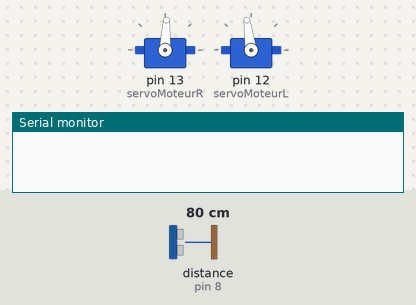
Recording of a sketch running on a simulated Arduino Uno, built with avr-gcc and run on an emulated ATmega328P. On the bench: 2 × servo, the last lines printed to the serial monitor. Wiring (inferred from the names in the program): ultrasonic range finder: trigger pin 9; echo pin 8. The inputs (shaded band) are chosen by the test bench; at power-on: distance to the obstacle (sensor on pin 8) 80 cm. The echo pulse lasts 58.3 µs per cm.

Above: at 1.8 s.
1.9 s: distance to the obstacle (sensor on pin 8) set to 2 cm
At 2.8 s:
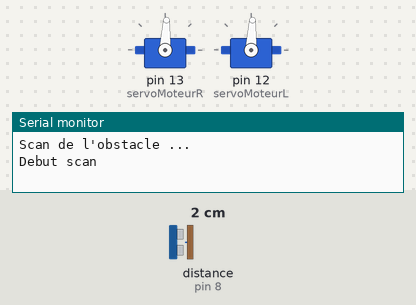
3.5 s: distance to the obstacle (sensor on pin 8) set to 60 cm
At 5.4 s:
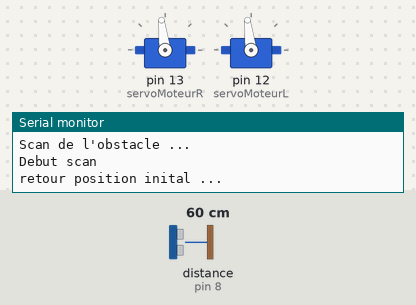
Timing chart, 0 to 6.9 s (numbered marks = the images above; inputs shaded):
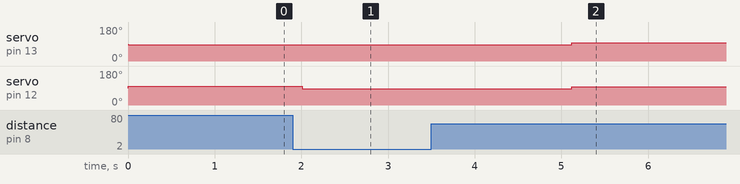

The sketch:

CodeRobot02.ino
```cpp
#include <Servo.h>

Servo servoMoteurR;
Servo servoMoteurL;

int trigPin = 9;
int echoPin = 8;

float duration_us, distance_cm;

float centerPoint, leftPoint, rightPoint;

void setup() {
  // put your setup code here, to run once:
  Serial.begin(9600);

  // Parametrage du capteur ultrason
  pinMode(trigPin, OUTPUT);
  pinMode(echoPin, INPUT);

  // On attache les servos
  servoMoteurR.attach(13);
  servoMoteurL.attach(12);
}

void loop() {
  // put your main code here, to run repeatedly:
  servoMoteurR.detach();
  servoMoteurL.detach();

  // Si aucun obstacle n'est detecter par WALL-O
  if(!checkObstacle()){
    if(!servoMoteurL.attached()){
      servoMoteurR.attach(13);
      servoMoteurL.attach(12);
    }

    servoMoteurR.writeMicroseconds(1440);
    servoMoteurL.writeMicroseconds(1550);
  }
  else{
    //Lancement du check de l'obstacle
    if(!servoMoteurL.attached()){
      servoMoteurR.attach(13);
      servoMoteurL.attach(12);
    }
    Serial.println("Scan de l'obstacle ...");
    scanObstacle();
    Serial.println(rightPoint);
    Serial.println(centerPoint);
    Serial.println(leftPoint);
  }
  delay(1000);
}

float useSonic(){
  // Utilisation du capteur
  digitalWrite(trigPin, LOW);
  delayMicroseconds(2);
  digitalWrite(trigPin, HIGH);
  delayMicroseconds(10);
  digitalWrite(trigPin,LOW);

  // Mesure de la durée entre l'envoie et la reception du son
  duration_us = pulseIn(echoPin,HIGH);
  distance_cm = 0.017 * duration_us;
  //Serial.println(distance_cm);
  return distance_cm;
}

bool checkObstacle() {

  //Serial.println("Lancement du check");
  // Variable contenant le résultat du check
  bool obstacleDetected = false;
  float distance;
  distance = useSonic();
  //Serial.println(distance);

  // On vérifie en fonction des la distance calculé, la présence de l'obstacle
  if(distance < 30 && distance > 1){
    obstacleDetected = true;
  }
  //Serial.println(obstacleDetected);
  return obstacleDetected;
}

void scanObstacle(){
  // On commence par check le point gauche de l'obstacle
  bool obstacleChecked = true;
  float distanceBase = useSonic();
  float distanceAvant = distanceBase;
  float distanceApres;

  Serial.println("Debut scan");
  while(obstacleChecked){
    servoMoteurR.attach(13);
    servoMoteurL.attach(12);
    servoMoteurL.writeMicroseconds(1440);
    servoMoteurR.writeMicroseconds(1440);
    delay(300);
    servoMoteurL.detach();
    servoMoteurR.detach();
    delay(1000);
    distanceApres = useSonic();
    (distanceAvant,distanceApres);
    if(distanceApres-distanceAvant > 50){
      obstacleChecked = false;
    }
    else{
      distanceAvant = distanceApres;
    }
  }
  leftPoint = distanceAvant;
  delay(500);

  obstacleChecked = true;
  float bornInf = distanceBase - 5;
  float bornSup = distanceBase + 5;
  float currentDistance;


  Serial.println("retour position inital ...");
  while(obstacleChecked){
    servoMoteurR.attach(13);
    servoMoteurL.attach(12);
    servoMoteurL.writeMicroseconds(1540);
    servoMoteurR.writeMicroseconds(1540);
    delay(300);
    servoMoteurR.detach();
    servoMoteurL.detach();
    delay(1000);
    currentDistance = useSonic();
    Serial.println(currentDistance);
    if(currentDistance > bornInf && currentDistance < bornSup){
      obstacleChecked = false;
    }
  }
  delay(2000);

  distanceAvant = distanceBase;
  obstacleChecked = true;
  while(obstacleChecked){
    servoMoteurR.attach(13);
    servoMoteurL.attach(12);
    servoMoteurL.writeMicroseconds(1520);
    servoMoteurR.writeMicroseconds(1520);
    delay(300);
    servoMoteurL.detach();
    servoMoteurR.detach();
    delay(1000);
    distanceApres = useSonic();
    Serial.print(distanceAvant,distanceApres);
    if(distanceApres-distanceAvant > 50){
      obstacleChecked = false;
    }
    else{
      distanceAvant = distanceApres;
    }
    Serial.println(distanceApres);
  }
  rightPoint = distanceAvant;
  centerPoint = distanceBase;
}
```

Measured:
- after the input at 1.9 s, servo on pin 12 (servoMoteurL): 98° → 87° after 0.11 s
- after the input at 3.5 s, servo on pin 13 (servoMoteurR), servo on pin 12 (servoMoteurL): 87° → 97° after 1.6 s
